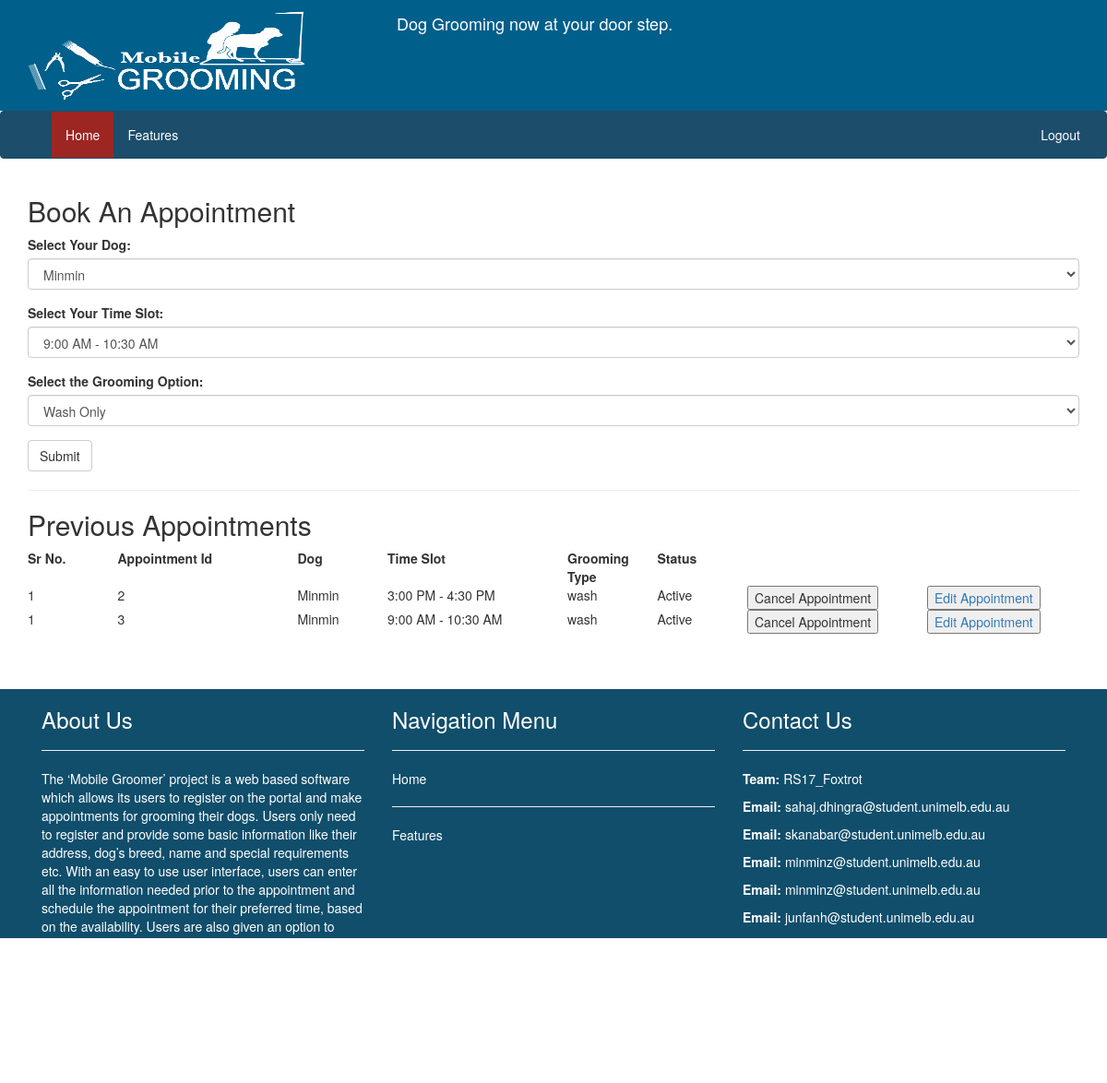
/dashboard (signed in), run on the app's committed database.
### tables this page shows
CREATE TABLE `bookings` (
  `id` int(40) NOT NULL,
  `userId` int(40) NOT NULL,
  `dogId` int(40) NOT NULL,
  `timeSlot` text NOT NULL,
  `groomingType` text NOT NULL,
  `status` int(1) NOT NULL DEFAULT '1',
  `timestamp` timestamp NOT NULL DEFAULT CURRENT_TIMESTAMP
);

CREATE TABLE `dog_details` (
  `id` int(11) NOT NULL,
  `userId` int(11) NOT NULL,
  `dog_name` text NOT NULL,
  `dog_breed` text NOT NULL,
  `dog_dob` date NOT NULL
);

### config-root.php (called while the page is built, shortened)
<?php
$root = "http://localhost:8888/mobile-groomer/";
?>

### dashboard/index.php (the view, shortened to what this page needs)
<?php
include '../config-root.php';
include '../config-db.php';
?>
<html lang="en-US">
	<head>
		<link href="../bootstrap/css/bootstrap.min.css" rel="stylesheet">
		<link href="../css/style.css" rel="stylesheet">
	</head>
	<body>
		<?php include '../header.php';
		include '../login.php';?>
		<div class="container">
			<h2>Book An Appointment</h2>
			<form id="form-appointment">
			  <div class="form-group">
			    <label for="dog_name">Select Your Dog:</label>
				  <select class="form-control" id="dog_name" name="dog_name">
				  <?php
				  	$sql_select_user="Select * from dog_details where userId='".$_SESSION["userid"]."'";
					$res_select_user=mysqli_query($con,$sql_select_user);
					while($row_select_user=mysqli_fetch_array($res_select_user,MYSQLI_ASSOC)){ ?>
						<option value="<?php echo $row_select_user['id']?>" id="<?php echo $row_select_user['id']?>"><?php echo $row_select_user['dog_name']?></option>
					<?php }
				  ?>
				  </select>
			  </div>
			  <div class="form-group">
			    <?php
			    function creatTimeDropdown($row){
			    	$hours = $minutes = $ampm = $optString='';
			        for( $i = 540; $i <= 1260; $i += 90){
			        			$flag=0;
			                    $hours = floor($i / 60);
			                    $minutes = $i % 60;
			                    if ($minutes < 10){
			                        $minutes = '0' . $minutes;
			                    }
			                    $ampm = $hours % 24 < 12 ? 'AM' : 'PM';
			                    $hours = $hours % 12;
			                    if ($hours === 0){
			                        $hours = 12;
			                    }
			                    $hours_next = floor(($i+90) / 60);
			                    $minutes_next = ($i+90) % 60;
			                    if ($minutes_next < 10){
			                        $minutes_next = '0' . $minutes_next;
			                    }
			                    $ampm_next = $hours_next % 24 < 12 ? 'AM' : 'PM';
			                    $hours_next = $hours_next % 12;
			                    if ($hours_next === 0){
			                        $hours_next = 12;
			                    }
			                    $text =$hours.':'.$minutes.' '.$ampm." - ".$hours_next.':'.$minutes_next.' '.$ampm_next ;
			                    	for($j=0;$j<sizeof($row);$j++){
			                    		if($row[$j]==$text){
			                    			$flag=1;
			                    			break;
			                    		}
			                    	}
			                    	if($flag!=1)
			                    		$optString .='<option value="'.$text.'">'.$text.'</option>';
			        }
			        return $optString;
			    } ?>
			    <label for="dog_name">Select Your Time Slot:</label>
			    <select class="form-control" id="time_slot" name="time_slot">
			    	<?php
			    	$sql="Select `timeSlot` from bookings where `status` = 1 ";
					$res=mysqli_query($con,$sql);
					$row=mysqli_fetch_array($res,MYSQLI_NUM);
			    	echo creatTimeDropdown($row);?>
				</select>
			  </div>
			  <div class="form-group">
			  	<label for="dog_name">Select the Grooming Option:</label>
			  		<select class="form-control" id="type" name="type">
			    		<option value="wash">Wash Only</option>
					</select>
			   </div>
			  <button type="submit" class="btn btn-default">Submit</button>
			</form>
			<hr>
			<h2>Previous Appointments</h2>
			<div class="row" style="margin:0px;">
				<div class="row">
					<div class="col-sm-1"><b>Sr No.</b></div>
					<div class="col-sm-2"><b>Appointment Id</b></div>
					<div class="col-sm-1"><b>Dog</b></div>
					<div class="col-sm-2"><b>Time Slot</b></div>
					<div class="col-sm-1"><b>Grooming Type</b></div>
					<div class="col-sm-1"><b>Status</b></div>
					<div class="col-sm-2"></div>
					<div class="col-sm-2"></div>
				</div>
				<?php
			    	$sql_get_details="Select bookings.id as id,bookings.`userId` as userId,`dogId`,`timeSlot`,`groomingType`,`status`, `dog_name`,`dog_dob`,`dog_breed` from bookings inner join dog_details on bookings.dogId=dog_details.id where bookings.userId =".$_SESSION['userid'];
					$res_get_details=mysqli_query($con,$sql_get_details);
					while($row_get_details=mysqli_fetch_array($res_get_details,MYSQLI_ASSOC)){
						$i=1;
						?>
						<div class="row">
							<div class="col-sm-1"><?php echo $i;?></div>
							<div class="col-sm-2"><?php echo $row_get_details['id'];?></div>
							<div class="col-sm-1"><?php echo $row_get_details['dog_name'];?></div>
							<div class="col-sm-2"><?php echo $row_get_details['timeSlot'];?></div>
							<div class="col-sm-1"><?php echo $row_get_details['groomingType'];?></div>
							<div class="col-sm-1"><?php if($row_get_details['status']==1) echo "Active"; else if($row_get_details['status']==2) echo "Completed"; else if($row_get_details['status']==0) echo "Cancelled"; ?></div>
							<div class="col-sm-2"><?php if($row_get_details['status']==1) { ?> <button class="button" onclick="cancelAppointment('<?php echo $row_get_details['id'];?>')">Cancel Appointment</button><?php }?></div>
							<div class="col-sm-2"><?php if($row_get_details['status']==1) { ?> <a href="../edit-appointment/?id=<?php echo $row_get_details['id'];?>"><button class="button" >Edit Appointment</button></a><?php }?></div>
						</div>
					<?php
						}
				?>
			</div>
		</div>
		<p>&nbsp;</p>
		<p>&nbsp;</p>
		<?php include '../footer.php';?>
	</body>
</html>

### header.php (shortened to what this page needs)
<div class="header-container" style="background-color: #005f8b;color:#ffffff;">
	<div class="container-fluid header-container">
		<div class="row" >
			<div class="col-xs-12 col-sm-12 col-md-4 " style="height:120px;">
				 <a class="navbar-brand top-bar" href="<?php echo $root;?>"><img style="margin:auto;height:100px;margin-top:-5px;width:300px;" src="<?php echo $root; ?>/images/logo.png" ></a>
			</div>
			<div class="col-xs-12 col-sm-12 col-md-8">
				 <p class="navbar-brand top-bar">Dog Grooming now at your door step.</p>
			</div>
		</div>
	</div>
</div>
<nav class="navbar navbar-default header-navbar" style="background-color: #1c4d6a;border-color: #1c4d6a;
">
  <div class="container-fluid">
    <div class="navbar-header">
      <a class="navbar-brand" href="<?php echo $root;?>">&nbsp;&nbsp;&nbsp;&nbsp;&nbsp;</a>
    </div>
    <div class="collapse navbar-collapse" id="bs-example-navbar-collapse-1">
		<div class="container">
		  <ul class="nav navbar-nav">
			<li <?php if(strpos($_SERVER['SCRIPT_NAME'],"features")==false) {?> class="active"<?php }?>><a href="<?php echo $root;?>">Home <span class="sr-only">(current)</span></a></li>
			<li <?php if(strpos($_SERVER['SCRIPT_NAME'],"features")==true) {?> class="active"<?php }?> ><a href="<?php echo $root;?>features/">Features</a></li>
		  </ul>
		  <ul class="nav navbar-nav navbar-right">
			<?php if(!isset($_SESSION['userid'])){ ?>
			<li><a style="cursor:pointer;" data-toggle="modal" data-target="#myModal" >Login</a></li>
			<?php } else{ ?>
			<li><a href="<?php echo $root;?>logout.php">Logout</a></li>
			<?php } ?>
		  </ul>
		</div>
    </div>
  </div>
</nav>

### footer.php
<div class="footer">
	<div class="container">
		<div class="col-xs-12 col-sm-12 col-md-4">
			<h3>About Us</h3>
			<hr></hr>
			<p>The ‘Mobile Groomer’ project is a web based software which allows its users to register on the
				portal and make appointments for grooming their dogs. Users only need to register and provide
				some basic information like their address, dog’s breed, name and special requirements etc.
				With an easy to use user interface, users can enter all the information needed prior to the
				appointment and schedule the appointment for their preferred time, based on the availability.
				Users are also given an option to cancel and reschedule appointments. The portal displays the
				list containing the details of all the previous and upcoming bookings, to the groomer and also
				sends a reminder 24 hours prior to the appointment time. Appointments are scheduled in such
				a manner so as to reduce the groomer’s travel time</p>
		</div>
		<div class="col-xs-12 col-sm-12 col-md-4">
			<h3>Navigation Menu</h3>
			<hr></hr>
			<a style="color:white;" href="<?php echo $root;?>"><p>Home</p></a>
			<hr></hr>
			<a style="color:white;" href="<?php echo $root;?>features/"><p>Features</p></a>
		</div>
		<div class="col-xs-12 col-sm-12 col-md-4">
			<h3>Contact Us</h3>
			<hr></hr>
			<p><b>Team: </b>RS17_Foxtrot</p>
			<p><b>Email: </b>sahaj.dhingra@student.unimelb.edu.au</p>
			<p><b>Email: </b>skanabar@student.unimelb.edu.au</p>
			<p><b>Email: </b>minminz@student.unimelb.edu.au</p>
			<p><b>Email: </b>minminz@student.unimelb.edu.au</p>
			<p><b>Email: </b>junfanh@student.unimelb.edu.au</p>
			<p><b>Email: </b>zheny4@student.unimelb.edu.au</p>
		</div>
	</div>
	<div><p style="text-align:center;">Copyright &copy; 2018 RS17_Foxtrot All Rights Reserved</p></div>

### css/style.css (style rules this page uses)
.navbar-default .navbar-nav > .active { color: #ffffff !important; background: #9d2622 !important; }
.navbar-default .navbar-nav > .active > a, .navbar-default .navbar-nav > .active > a:hover, .navbar-default .navbar-nav > .active > a:focus { color: #ffffff !important; background: #9d2622 !important; }
.navbar-default .navbar-nav > li > a { color: #ffffff !important; }
.footer { background-color: #104e6b; color: white; }

### data on the page
bookings: i "1", id "2", dog_details.dog_name "Minmin", timeSlot "3:00 PM - 4:30 PM", groomingType "wash", status "Active"
bookings: i "1", id "3", dog_details.dog_name "Minmin", timeSlot "9:00 AM - 10:30 AM", groomingType "wash", status "Active"

### other printed values
form field dog_name "Minmin"
form field time_slot "9:00 AM - 10:30 AM"
